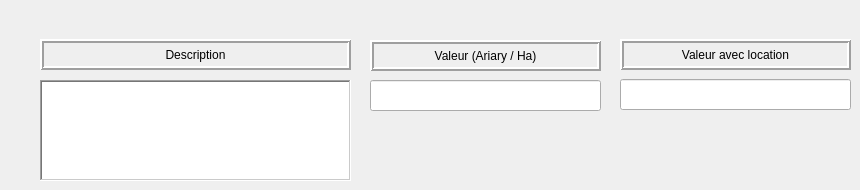
             <widget class="QWidget" name="pageForfParCatParcelle_3">
              <widget class="QLabel" name="label_42">
               <property name="geometry">
                <rect>
                 <x>370</x>
                 <y>40</y>
                 <width>231</width>
                 <height>31</height>
                </rect>
               </property>
               <property name="frameShape">
                <enum>QFrame::Box</enum>
               </property>
               <property name="frameShadow">
                <enum>QFrame::Raised</enum>
               </property>
               <property name="lineWidth">
                <number>2</number>
               </property>
               <property name="text">
                <string>Valeur (Ariary / Ha)</string>
               </property>
               <property name="alignment">
                <set>Qt::AlignCenter</set>
               </property>
               <property name="wordWrap">
                <bool>false</bool>
               </property>
               <property name="margin">
                <number>0</number>
               </property>
              </widget>
              <widget class="QLineEdit" name="lineEdit_34">
               <property name="geometry">
                <rect>
                 <x>620</x>
                 <y>79</y>
                 <width>231</width>
                 <height>31</height>
                </rect>
               </property>
               <property name="alignment">
                <set>Qt::AlignRight|Qt::AlignTrailing|Qt::AlignVCenter</set>
               </property>
              </widget>
              <widget class="QLabel" name="label_43">
               <property name="geometry">
                <rect>
                 <x>40</x>
                 <y>39</y>
                 <width>311</width>
                 <height>31</height>
                </rect>
               </property>
               <property name="autoFillBackground">
                <bool>false</bool>
               </property>
               <property name="frameShape">
                <enum>QFrame::Box</enum>
               </property>
               <property name="frameShadow">
                <enum>QFrame::Raised</enum>
               </property>
               <property name="lineWidth">
                <number>2</number>
               </property>
               <property name="midLineWidth">
                <number>0</number>
               </property>
               <property name="text">
                <string>Description</string>
               </property>
               <property name="alignment">
                <set>Qt::AlignCenter</set>
               </property>
              </widget>
              <widget class="QLabel" name="label_44">
               <property name="geometry">
                <rect>
                 <x>620</x>
                 <y>39</y>
                 <width>231</width>
                 <height>31</height>
                </rect>
               </property>
               <property name="frameShape">
                <enum>QFrame::Box</enum>
               </property>
               <property name="frameShadow">
                <enum>QFrame::Raised</enum>
               </property>
               <property name="lineWidth">
                <number>2</number>
               </property>
               <property name="text">
                <string>Valeur avec location</string>
               </property>
               <property name="alignment">
                <set>Qt::AlignCenter</set>
               </property>
               <property name="wordWrap">
                <bool>false</bool>
               </property>
               <property name="margin">
                <number>0</number>
               </property>
              </widget>
              <widget class="QTextEdit" name="textEdit_7">
               <property name="geometry">
                <rect>
                 <x>40</x>
                 <y>80</y>
                 <width>311</width>
                 <height>101</height>
                </rect>
               </property>
               <property name="frameShape">
                <enum>QFrame::WinPanel</enum>
               </property>
               <property name="frameShadow">
                <enum>QFrame::Sunken</enum>
               </property>
               <property name="html">
                <string>&lt;!DOCTYPE HTML PUBLIC &quot;-//W3C//DTD HTML 4.0//EN&quot; &quot;http://www.w3.org/TR/REC-html40/strict.dtd&quot;&gt;
&lt;html&gt;&lt;head&gt;&lt;meta name=&quot;qrichtext&quot; content=&quot;1&quot; /&gt;&lt;style type=&quot;text/css&quot;&gt;
p, li { white-space: pre-wrap; }
&lt;/style&gt;&lt;/head&gt;&lt;body style=&quot; font-family:'Cantarell'; font-size:11pt; font-weight:400; font-style:normal;&quot;&gt;
&lt;p style=&quot;-qt-paragraph-type:empty; margin-top:0px; margin-bottom:0px; margin-left:0px; margin-right:0px; -qt-block-indent:0; text-indent:0px; font-family:'MS Shell Dlg 2'; font-size:8.25pt;&quot;&gt;&lt;br /&gt;&lt;/p&gt;&lt;/body&gt;&lt;/html&gt;</string>
               </property>
              </widget>
              <widget class="QLineEdit" name="lineEdit_35">
               <property name="geometry">
                <rect>
                 <x>370</x>
                 <y>80</y>
                 <width>231</width>
                 <height>31</height>
                </rect>
               </property>
               <property name="alignment">
                <set>Qt::AlignRight|Qt::AlignTrailing|Qt::AlignVCenter</set>
               </property>
              </widget>
             </widget>
